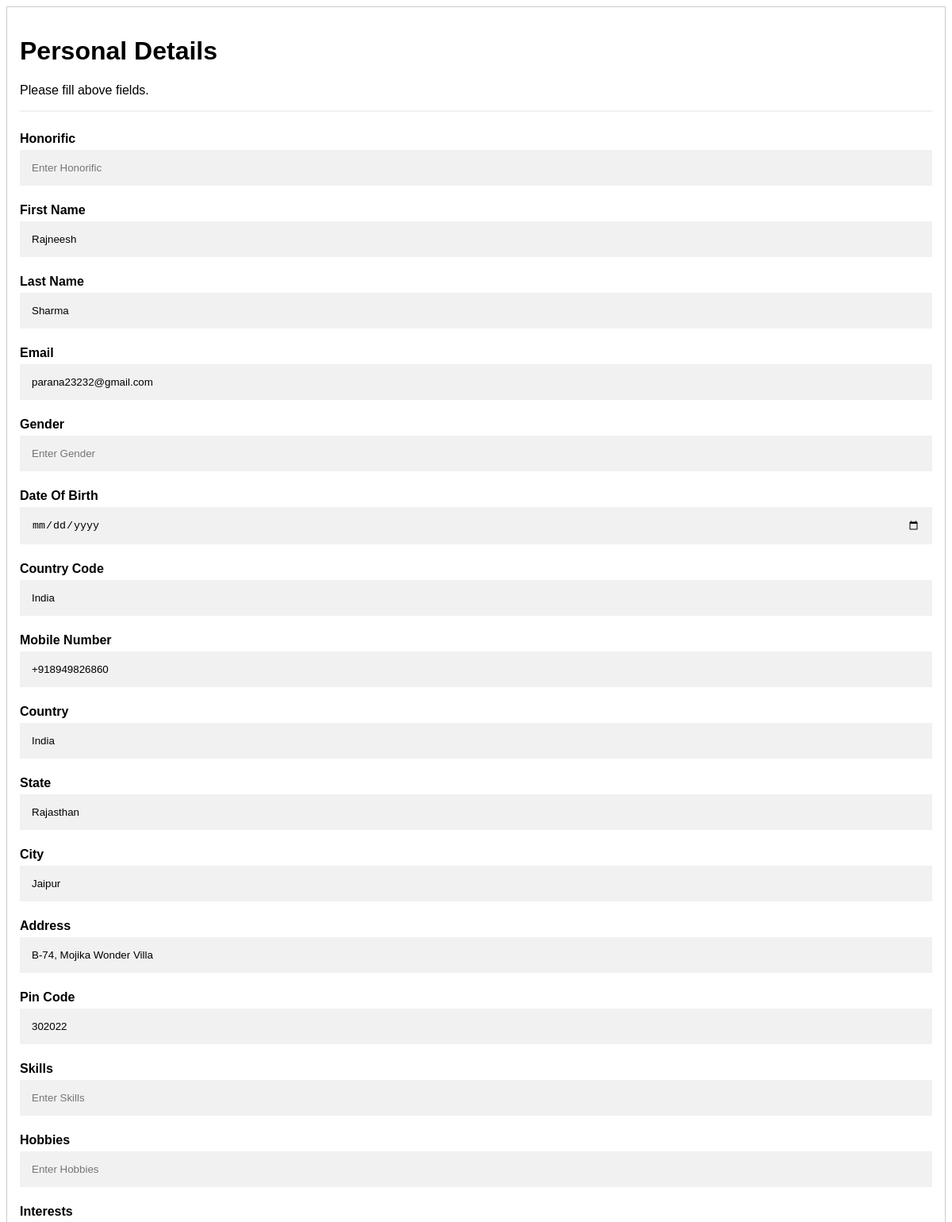
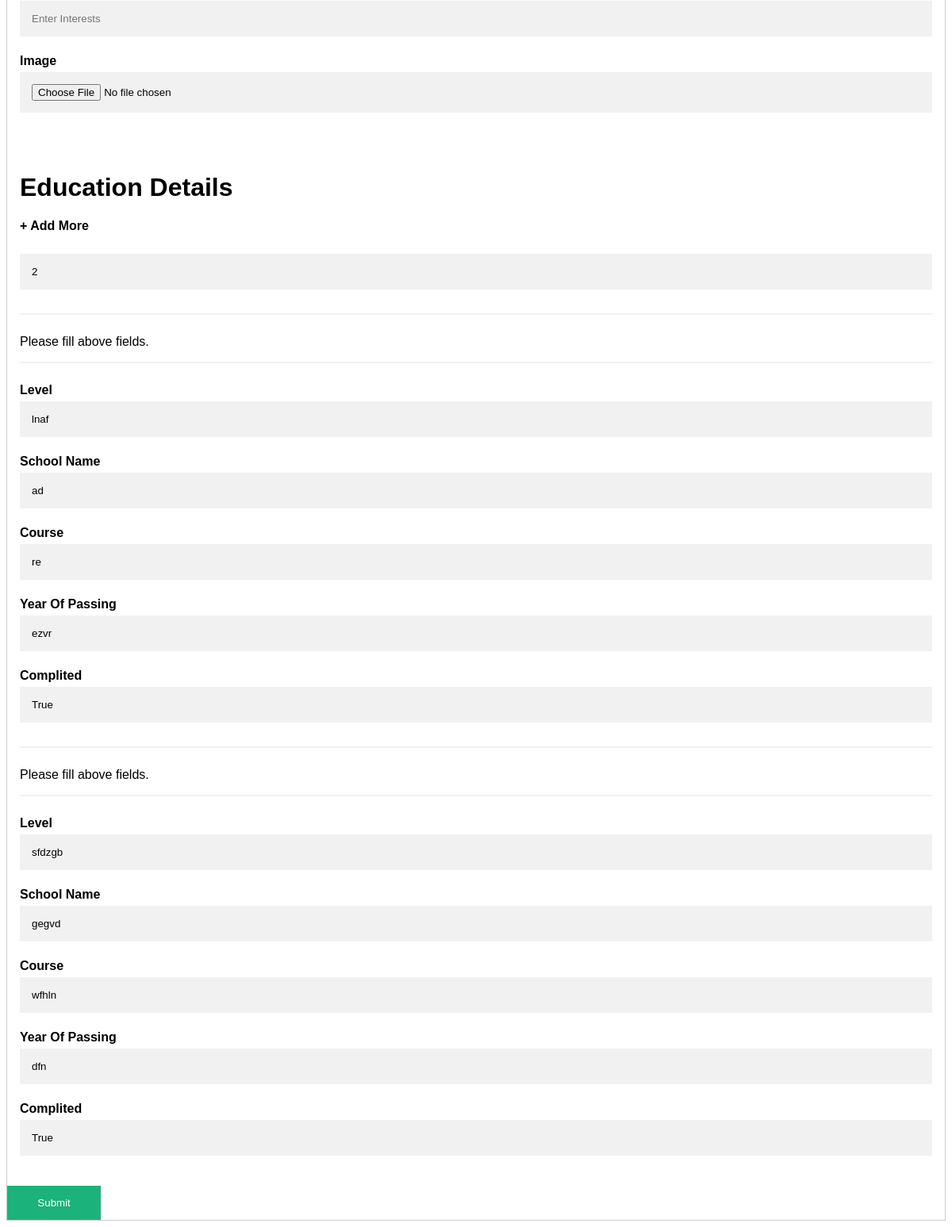
Screenshot of /update/71/ with the database file from the repository (2 pictures, top to bottom).
### candidate/models.py (models this page shows, shortened)
class PersonalDetails(models.Model):
    id = models.AutoField(primary_key=True, editable=False)
    honorific = models.CharField(max_length=8, choices=honorific, default='Mr')
    f_name = models.CharField(max_length=40, null=False)
    l_name = models.CharField(max_length=40, null=True)
    gender = models.CharField(max_length=20, choices=gender, default='Male')
    dob = models.DateField(null=True)
    email = models.EmailField(null=False, unique=True)
    country_code = models.CharField(max_length=5, null=True)
    mobile = models.CharField(max_length=15, null=True)
    country = models.CharField(max_length=40, null=True)
    state = models.CharField(max_length=40, null=True)
    city = models.CharField(max_length=40, null=True)
    address = models.CharField(max_length=200, null=True)
    pin_code = models.CharField(max_length=10, null=True)
    skills = models.CharField(max_length=400, null=True)
    hobbies = models.CharField(max_length=400, null=True)
    interests = models.CharField(max_length=400, null=True)
    image = models.ImageField(upload_to = 'Candidate', null=True)
    class Meta:
        verbose_name_plural = "Personal Details"

class EducationDetails(models.Model):
    personal_detail = models.ForeignKey(PersonalDetails, on_delete=models.CASCADE, blank=True)
    level= models.CharField(max_length=40, choices=level, default='School')
    school_name = models.CharField(max_length=400, null=True)
    course = models.CharField(max_length=100, null=True)
    year_of_passing = models.CharField(max_length=20, null=True)
    complited = models.BooleanField(default=False)
    class Meta:
        verbose_name_plural = "Education Details"

### candidate/views.py (the view)
# urls.py: path('update/<int:pk>/', views.update, name='candidate-update')
def update(request, pk):
    educations = None
    totallength = 0
    context = {}
    sub_context ={}
    honorific = ""
    f_name = ""
    l_name = ""
    gender = ""
    dob = ""
    email = ""
    country_code = ""
    mobile = ""
    country = ""
    state = ""
    city = ""
    address = ""
    pin_code = ""
    skills = ""
    hobbies = ""
    interests = ""
    image = ""
    level = ""
    school_name = ""
    course = ""
    year_of_passing = ""
    complited = ""
    personal = get_object_or_404(PersonalDetails, id=pk)
    educations = EducationDetails.objects.filter(personal_detail=personal).all()
    educations = list(educations.values())
    totallength = int(len(educations))
    if request.method == 'POST':
        print('pooooooooooooooooooooooooooooooooost')
        return redirect('candidate:candidate-update', pk=personal.id)
    else:
        if personal.honorific:
            honorific = personal.honorific
        if personal.f_name:
            f_name = personal.f_name
        if personal.l_name:
            l_name = personal.l_name
        if personal.gender:
            gender = personal.gender
        if personal.dob:
            dob = personal.dob
        if personal.email:
            email = personal.email
        if personal.country_code:
            country_code = personal.country_code
        if personal.mobile:
            mobile = personal.mobile
        if personal.country:
            country = personal.country
        if personal.state:
            state = personal.state
        if personal.city:
            city = personal.city
        if personal.address:
            address = personal.address
        if personal.pin_code:
            pin_code = personal.pin_code
        if personal.skills:
            skills = personal.skills
        if personal.hobbies:
            hobbies = personal.hobbies
        if personal.interests:
            interests = personal.interests
        if personal.image:
            image = personal.image
        context = {'honorific':honorific, 'f_name':f_name, 'l_name':l_name, 'gender':gender, 'dob':dob, 'email':email, 'country_code':country_code, 'mobile':mobile, 'country':country, 'state':state, 'city':city, 'address':address, 'pin_code':pin_code, 'skills':skills, 'hobbies':hobbies, 'interests':interests, 'image':image, 'totallength':str(totallength), 'educations':educations}
        print(context,'7777777777777777777777777777777777777777')
    return render(request, 'index.html', context)

### candidate/templates/index.html (shortened to what this page needs)
<!DOCTYPE html>
<html>
<body>
    <form style="border:1px solid #ccc" method="POST">
        <div class="container">
            <h1>Personal Details</h1>
            <p>Please fill above fields.</p>
            <hr>
            <label for="honorific"><b>Honorific</b></label>
            <input type="text" placeholder="Enter Honorific" name="honorific" value="{{ honorific }}" required>
            <label for="f_name"><b>First Name</b></label>
            <input type="text" placeholder="Enter First Name" name="f_name" value="{{ f_name }}" required>
            <label for="l_name"><b>Last Name</b></label>
            <input type="text" placeholder="Enter Last Name" name="l_name" value="{{ l_name }}">
            <label for="email"><b>Email</b></label>
            <input type="email" placeholder="Enter Email" name="email" value="{{ email }}" required>
            <label for="gender"><b>Gender</b></label>
            <input type="text" placeholder="Enter Gender" name="gender" value="{{ gender }}">
            <label for="dob"><b>Date Of Birth</b></label>
            <input type="date" placeholder="Enter Date Of Birth" name="dob" value="{{ dob }}">
            <label for="country_code"><b>Country Code</b></label>
            <input type="text" placeholder="Enter Country Code" name="country_code" value="{{ country_code }}">
            <label for="mobile"><b>Mobile Number</b></label>
            <input type="text" placeholder="Enter Mobile Number" name="mobile" value="{{ mobile }}">
            <label for="country"><b>Country</b></label>
            <input type="text" placeholder="Enter Country" name="country" value="{{ country }}">
            <label for="state"><b>State</b></label>
            <input type="text" placeholder="Enter State" name="state" value="{{ state }}">
            <label for="city"><b>City</b></label>
            <input type="text" placeholder="Enter City" name="city" value="{{ city }}">
            <label for="address"><b>Address</b></label>
            <input type="text" placeholder="Enter Address" name="address" value="{{ address }}">
            <label for="pin_code"><b>Pin Code</b></label>
            <input type="text" placeholder="Enter Pin Code" name="pin_code" value="{{ pin_code }}">
            <label for="skills"><b>Skills</b></label>
            <input type="text" placeholder="Enter Skills" name="skills" value="{{ skills }}">
            <label for="hobbies"><b>Hobbies</b></label>
            <input type="text" placeholder="Enter Hobbies" name="hobbies" value="{{ hobbies }}">
            <label for="interests"><b>Interests</b></label>
            <input type="text" placeholder="Enter Interests" name="interests" value="{{ interests }}">
            <label for="image"><b>Image</b></label>
            <input type="file" placeholder="Choose Image" name="image" value="{{ image }}">
        </div>
        <div class="container after-add-more">
            <h1>Education Details</h1>
            <div class="col-md-2">
                <div class="form-group change">
                    <h4 class="btn btn-success add-more">+ Add More</h4>
                </div>
            </div>
            <input type="text" id="totallength" name="totallength" value="{{ totallength }}">
            <div class="add-education">
                {% for education in educations %}
                    <hr>
                    <p>Please fill above fields.</p>
                    <hr>
                    <label for="level"><b>Level</b></label>
                    <input type="text" placeholder="Enter Level" name="level" value="{{ education.level }}">
                    <label for="school_name"><b>School Name</b></label>
                    <input type="text" placeholder="Enter School Name" name="school_name" value="{{ education.school_name }}">
                    <label for="course"><b>Course</b></label>
                    <input type="text" placeholder="Enter Course" name="course" value="{{ education.course }}">
                    <label for="year_of_passing"><b>Year Of Passing</b></label>
                    <input type="text" placeholder="Enter Year Of Passing" name="year_of_passing" value="{{ education.year_of_passing }}">
                    <label for="complited"><b>Complited</b></label>
                    <input type="text" placeholder="Enter Complited" name="complited" value="{{ education.complited }}">
                {% endfor %}
            </div>
        </div>
        <div class="clearfix">
            <button type="submit" class="signupbtn">Submit</button>
        </div>
    </form>
</body>
</html>

### candidate/templates/index.html (style rules this page uses)
body { font-family: Arial, Helvetica, sans-serif; }
* { box-sizing: border-box }
input[type=text], input[type=date], input[type=file], input[type=email], input[type=password] { width: 100%; padding: 15px; margin: 5px 0 22px 0; display: inline-block; border: none; background: #f1f1f1; }
hr { border: 1px solid #f1f1f1; margin-bottom: 25px; }
button { background-color: #04AA6D; color: white; padding: 14px 20px; border: none; cursor: pointer; width: 10%; opacity: 0.9; }
.cancelbtn, .signupbtn { float: left; width: 10%; }
.container { padding: 16px; }
.clearfix::after { content: ""; clear: both; display: table; }

### rows the page displays
PersonalDetails: f_name "Rajneesh", l_name "Sharma", email "parana23232@gmail.com", country_code "India", mobile "+918949826860", country "India", state "Rajasthan", city "Jaipur", address "B-74, Mojika Wonder Villa", pin_code "302022"
EducationDetails: level "lnaf", school_name "ad", course "re", year_of_passing "ezvr", complited "True"
EducationDetails: level "sfdzgb", school_name "gegvd", course "wfhln", year_of_passing "dfn", complited "True"
